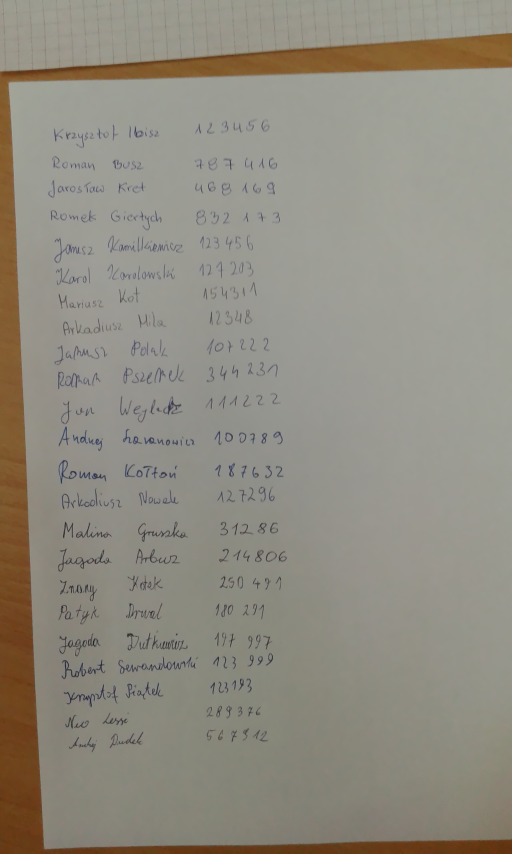
#> input picture data/denoised/0.png, 1536 x 2560 px, found by its file name (shown at 1/3 size)
$ jupyter execute 'Image Clearing.ipynb'
#> lines starting #> are read from the running program, lines starting #| are printed output that depends on the picture; after the words box and inside, x2 and y2 are one past the last pixel; in counts of white or black regions, pixels touching at a corner belong together
[cell 1]
import cv2 as cv
import numpy as np
import pandas as pd
import matplotlib.pyplot as plt

def debug_plot_cv_img(img, cmap=None):
    fig, ax = plt.subplots(figsize=(10, 22))
    ax.imshow(img, interpolation='nearest', cmap=cmap)
    plt.tight_layout()

def img_open_cv(path, gray=False):
#> called with path = 'data\\0.png', gray = False
    if gray:
        image = cv.imread(path, 0)
    else:
        image = cv.imread(path)
#> image is the input picture: shape (2560, 1536, 3); mean B, G, R 129.6, 140.9, 145.1
    return image

[cell 2]
image = img_open_cv('data\\0.png')
image = image[48:2265, 80:1225, :]
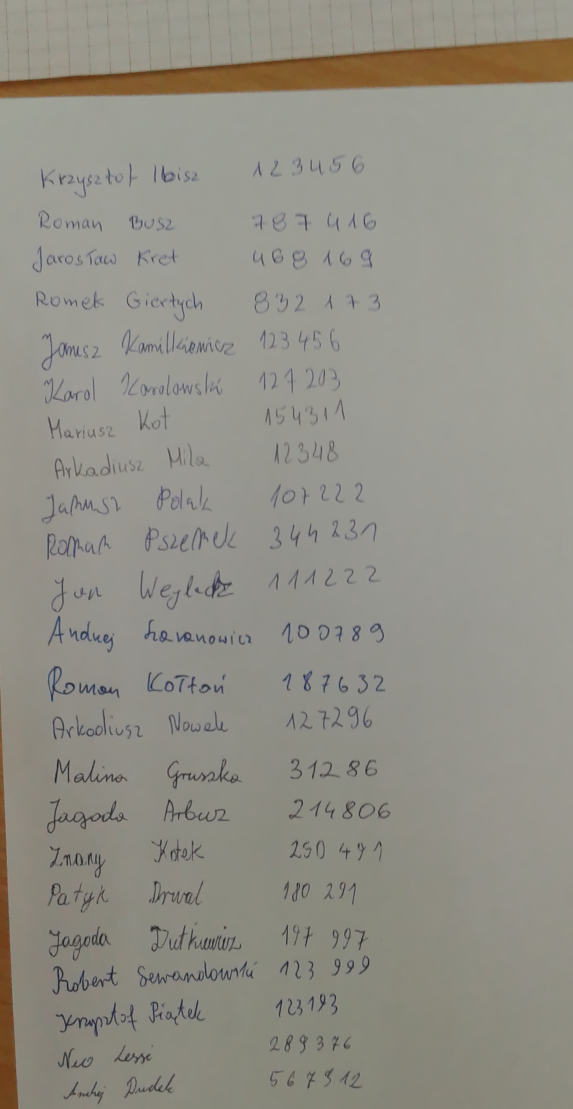
#> image: shape (2217, 1145, 3) (shown at 1/2 size); mean B, G, R 134.9, 144, 146
mask = np.logical_or(np.logical_and(image[:, :, 0] > 90, image[:, :, 1] >= 84, image[:, :, 2] > 106), image[:, :, 2] > 80)
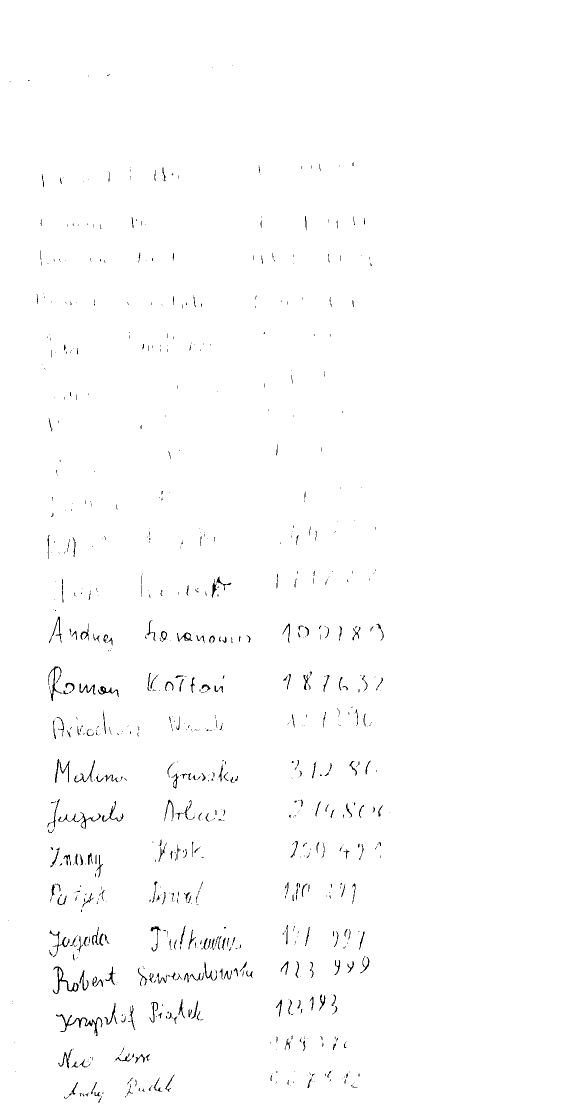
#> mask: shape (2217, 1145) bool (shown at 1/2 size); 99.1% white; black in thin lines or dots, all inside (x1, y1, x2, y2) = (16, 130, 779, 2206)
image[mask] = 0
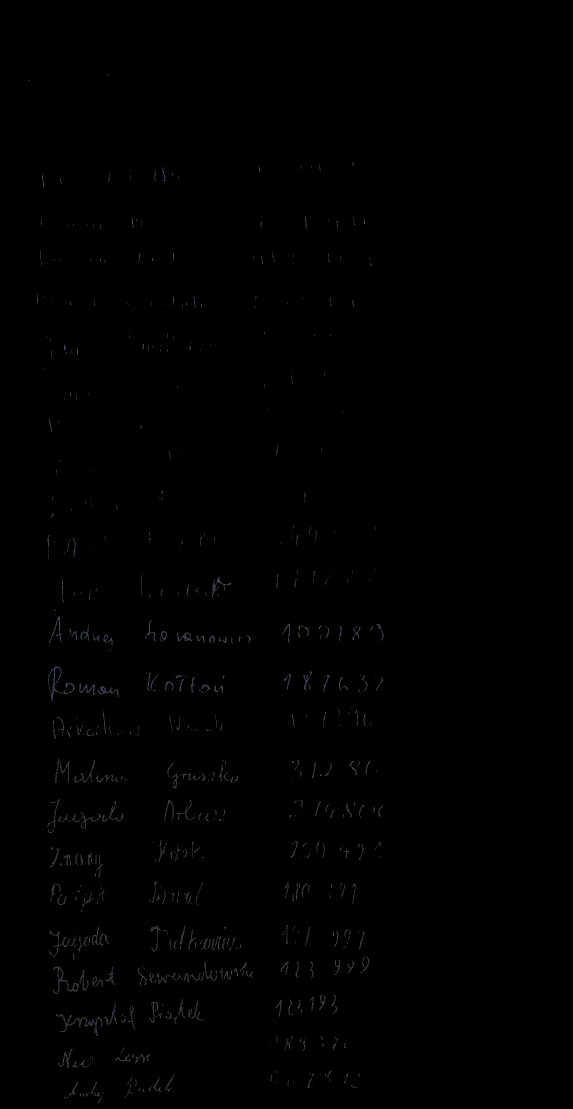
#> image: shape (2217, 1145, 3) (shown at 1/2 size); mean B, G, R 0.6, 0.6, 0.6
debug_plot_cv_img(image)
gray = cv.cvtColor(image, cv.COLOR_BGR2GRAY)
th, threshed = cv.threshold(gray, 127, 255, cv.THRESH_BINARY_INV|cv.THRESH_OTSU)
#> th = 32
debug_plot_cv_img(threshed, cmap='gray')

$ run again, with data/denoised/1.png copied over data/denoised/0.png
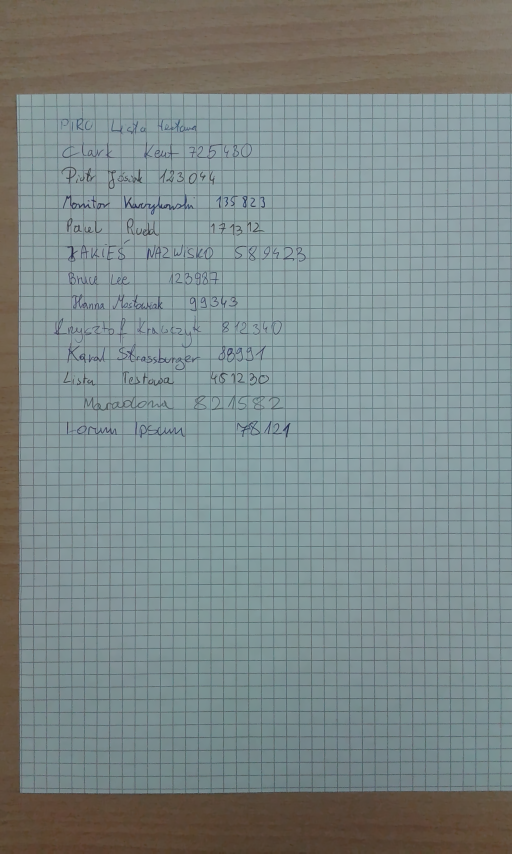
#> input picture data/denoised/1.png, 1536 x 2560 px, found by its file name (shown at 1/3 size)
#> in img_open_cv, image is the input picture: shape (2560, 1536, 3); mean B, G, R 137, 137.2, 125.5
#> `mask = np.logical_or(np.logical_and(image[:, :, 0] > 90, image[:, :, 1..`:
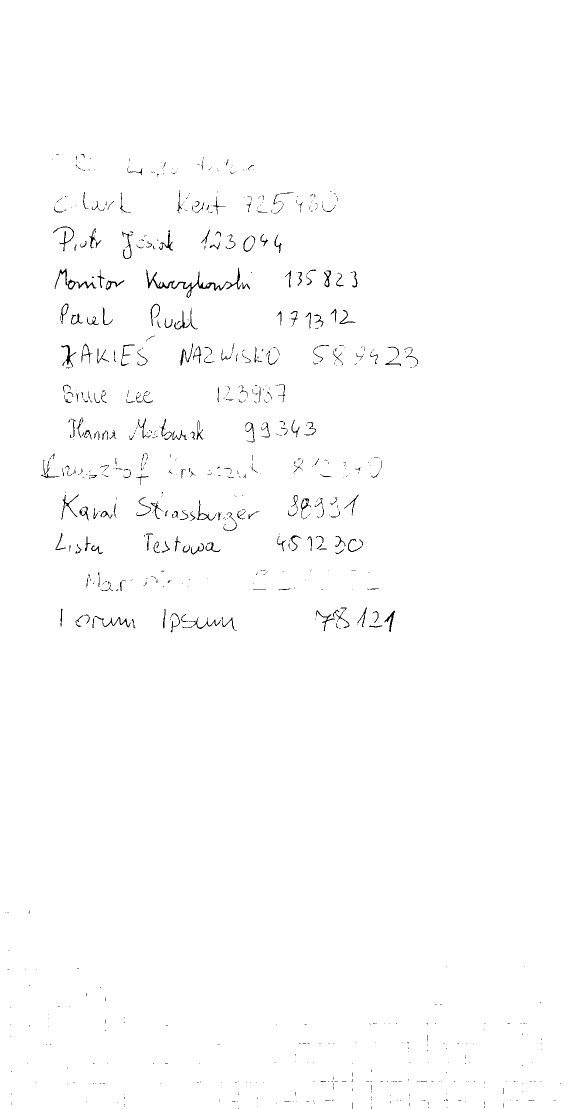
#> mask: shape (2217, 1145) bool (shown at 1/2 size); 99.2% white; black in thin lines or dots, all inside (x1, y1, x2, y2) = (10, 308, 1121, 2217)
#> `image[mask] = 0`:
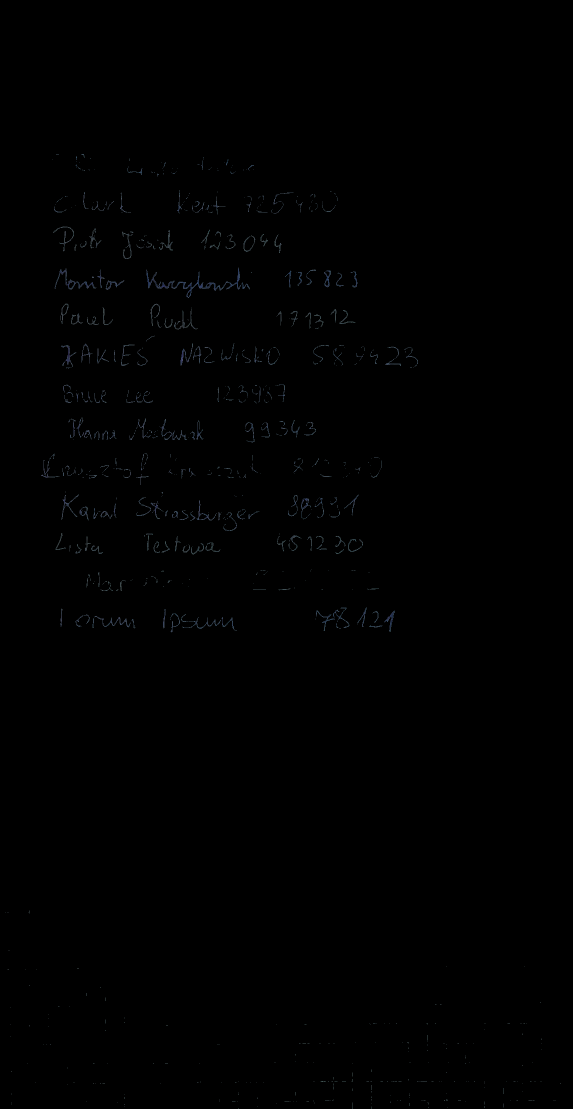
#> image: shape (2217, 1145, 3) (shown at 1/2 size); mean B, G, R 0.7, 0.6, 0.5
#> th = 32

$ run again, with data/denoised/10.png copied over data/denoised/0.png
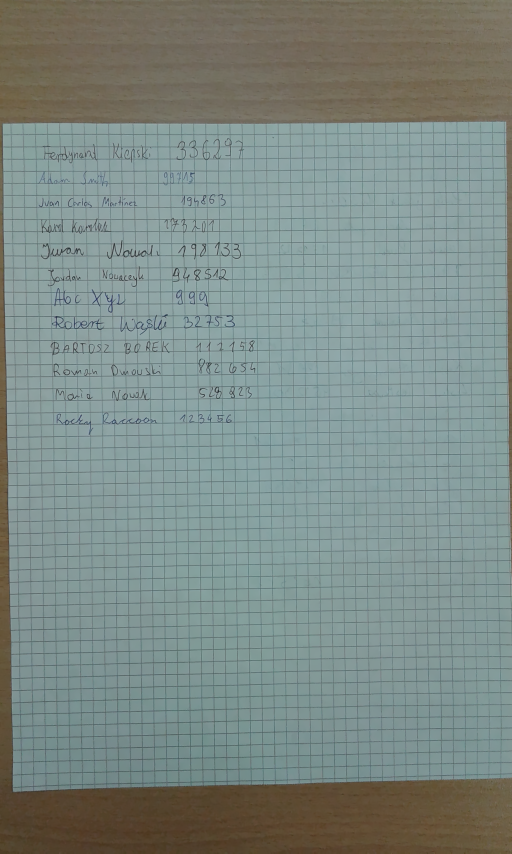
#> input picture data/denoised/10.png, 1536 x 2560 px, found by its file name (shown at 1/3 size)
#> in img_open_cv, image is the input picture: shape (2560, 1536, 3); mean B, G, R 134.4, 139.1, 125.4
#> `mask = np.logical_or(np.logical_and(image[:, :, 0] > 90, image[:, :, 1..`:
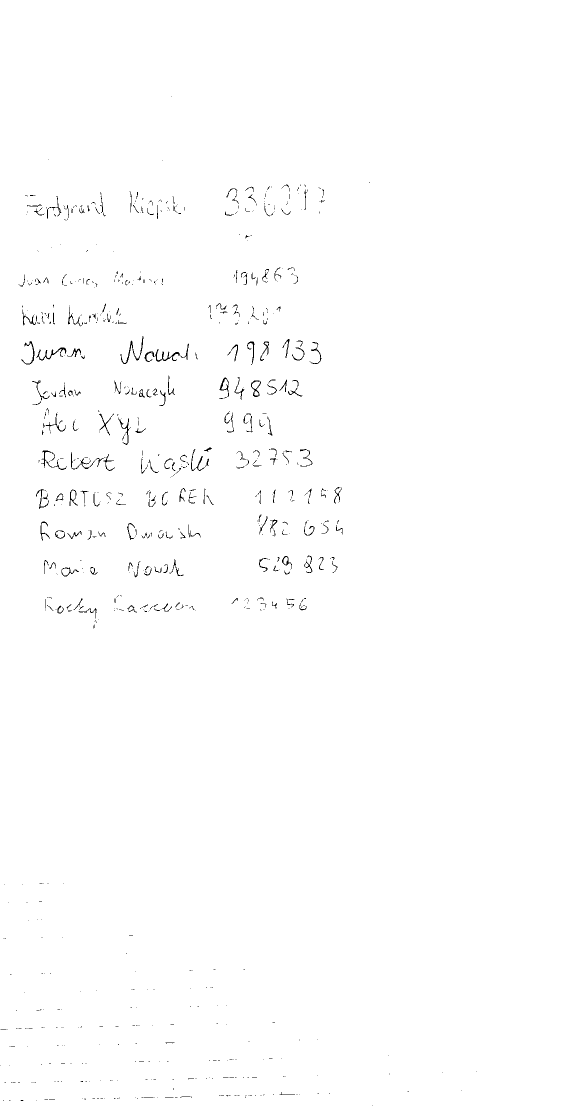
#> mask: shape (2217, 1145) bool (shown at 1/2 size); 99.4% white; black in thin lines or dots, all inside (x1, y1, x2, y2) = (1, 193, 954, 2212)
#> `image[mask] = 0`:
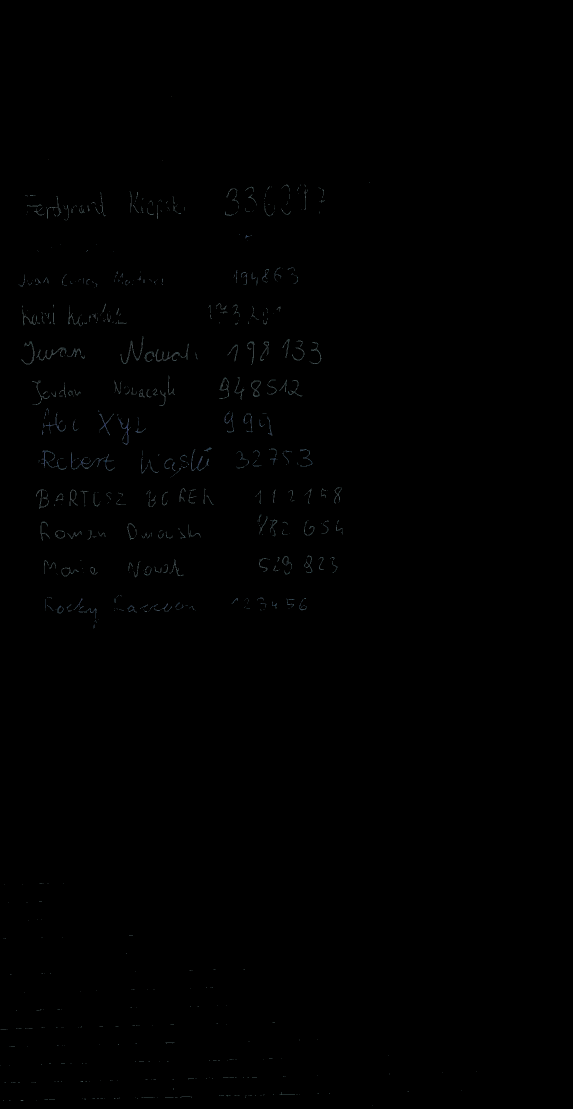
#> image: shape (2217, 1145, 3) (shown at 1/2 size); mean B, G, R 0.5, 0.5, 0.4
#> th = 34

$ run again, with data/denoised/11.png copied over data/denoised/0.png
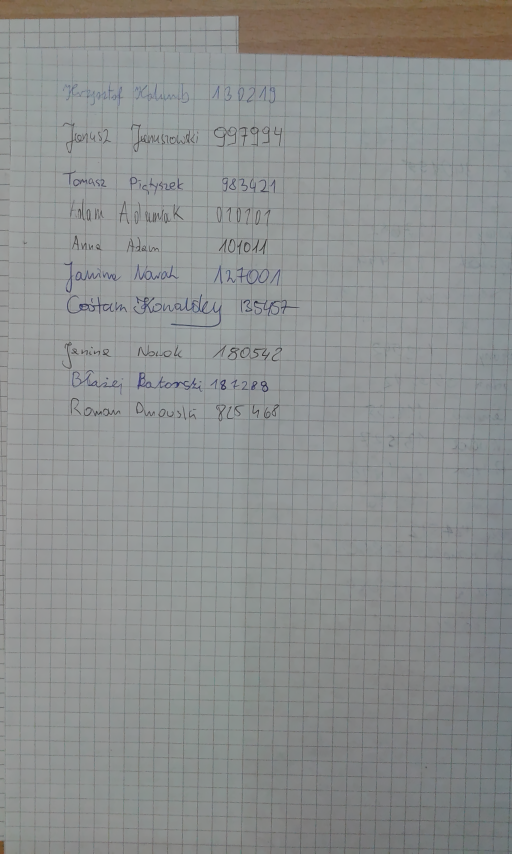
#> input picture data/denoised/11.png, 1536 x 2560 px, found by its file name (shown at 1/3 size)
#> in img_open_cv, image is the input picture: shape (2560, 1536, 3); mean B, G, R 143, 143.5, 140.7
#> `mask = np.logical_or(np.logical_and(image[:, :, 0] > 90, image[:, :, 1..`:
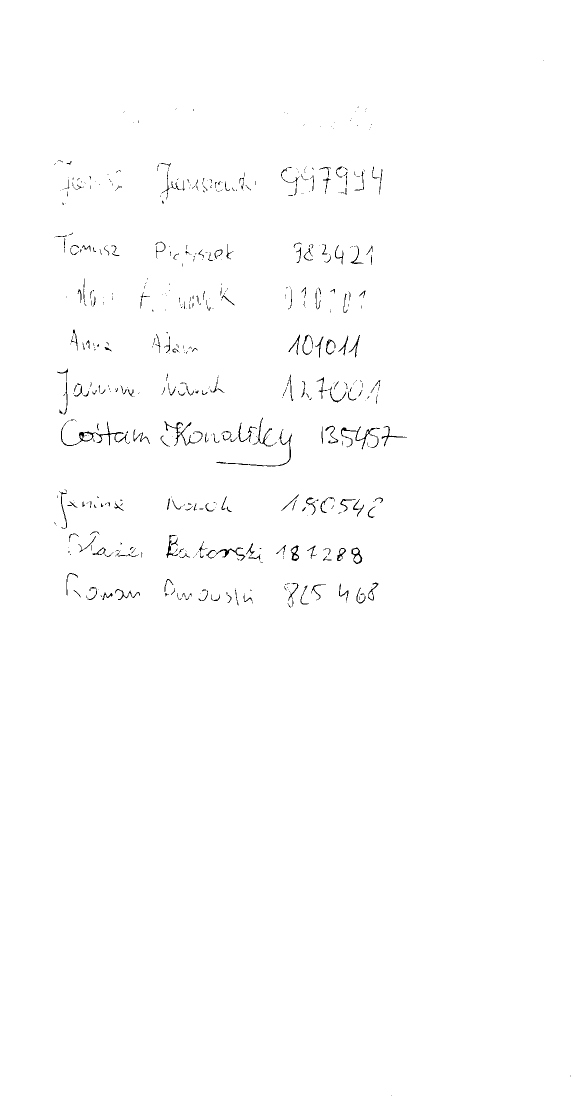
#> mask: shape (2217, 1145) bool (shown at 1/2 size); 99.3% white; black in thin lines or dots, all inside (x1, y1, x2, y2) = (108, 121, 1142, 2191)
#> `image[mask] = 0`:
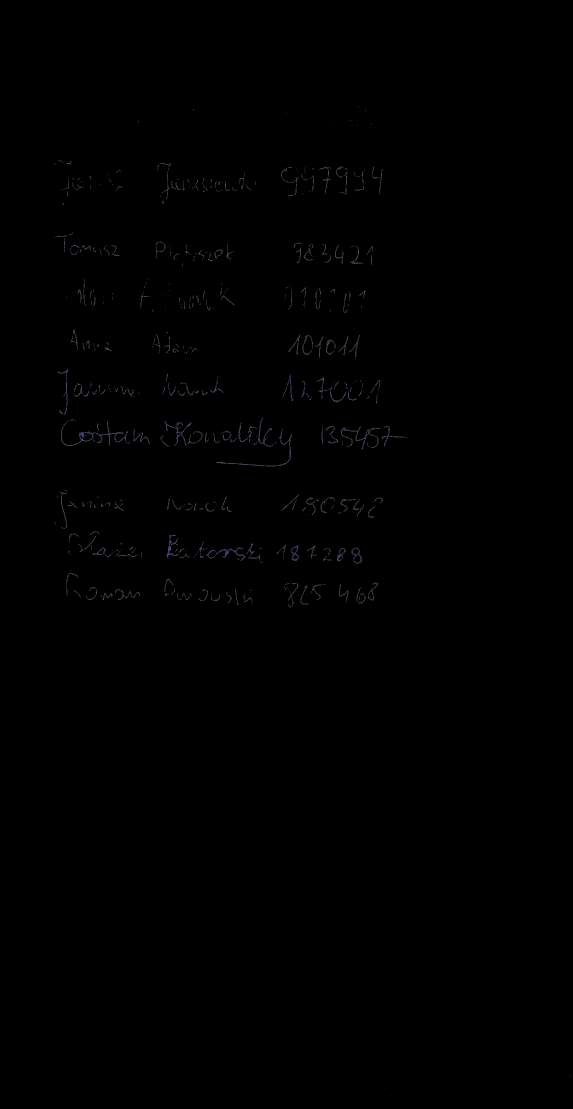
#> image: shape (2217, 1145, 3) (shown at 1/2 size); mean B, G, R 0.5, 0.5, 0.4
#> th = 34
